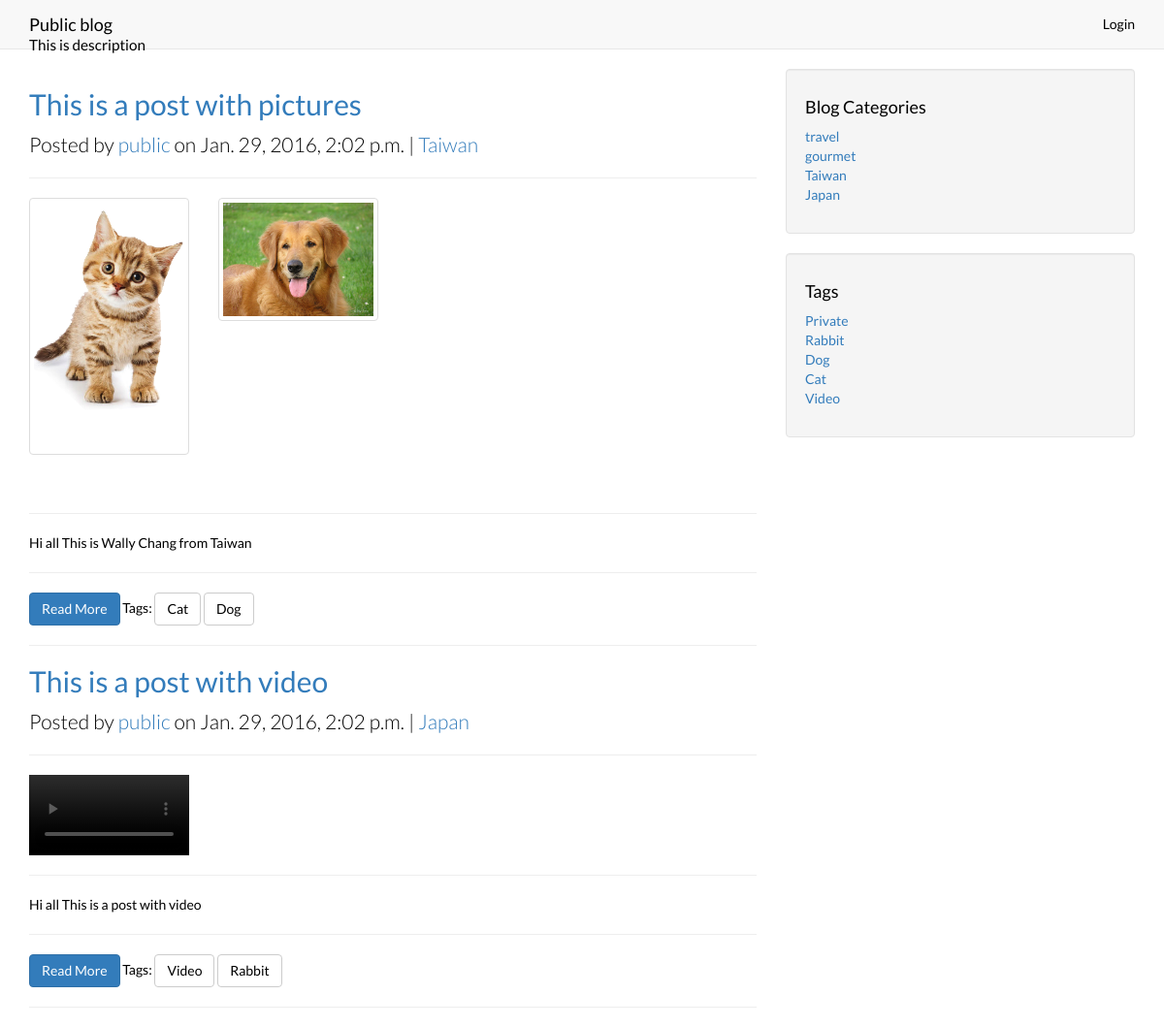
The app's page /blog/public/ with its own data.
### blog/models.py (models this page shows, shortened)
class Blog(models.Model):
	title = models.CharField(max_length=100)
	desc = models.TextField(blank=True)
	domain = models.CharField(max_length=100,blank=True)
	photo = models.URLField(blank=True)
	public = models.BooleanField(blank=True)
	owner = models.ForeignKey(User)
	coverfile = models.FileField(blank=True)

class Post(models.Model):
	title = models.CharField(max_length=100)
	content = models.TextField(blank=True)
	photo = models.URLField(blank=True)
	location = models.CharField(max_length=100)
	created_at = models.DateTimeField(auto_now_add=True)
	author = models.ForeignKey(Blog)
	category = models.ForeignKey(Category,null=True)

class Category(models.Model):
	name = models.CharField(max_length=100)

class Media(models.Model):
	file = models.FileField(upload_to='%Y/%m/%d',null=True)
	post = models.ForeignKey(Post)
	content_type = models.CharField(max_length=20,null=True)
	def __str__(self):
		return u"%s" % (self.file)

class Tag(models.Model):
	post = models.ForeignKey(Post,null=True, blank=True, default = None)
	tag = models.CharField(max_length=100)
	def __str__(self):
		return u"%s" % (self.tag)

### blog/views.py (the view)
# urls.py: url(r'^blog/(?P<username>[-\w]+)/$', blog_detail, name='blog_detail'),
def blog_detail(request,username):
    category,blogtags,blog = get_tags_category(username)
    if request.user.username == username:
        blog.public = True
    cat_pk = request.GET.get('cat', None)
    tag_name = request.GET.get('tag', None)
    post_list = []
    if cat_pk is not None:
        select_category = Category.objects.get(pk=cat_pk)
        post_list = Post.objects.filter(author = blog, category=select_category)
    elif tag_name is not None:
        tag_list = Tag.objects.filter(tag=tag_name)
        for tag in tag_list:
            post_list.append(tag.post)
    else:
        post_list = Post.objects.filter(author = blog)
    for post in post_list:
        post.media = Media.objects.filter(post = post)
        for media in post.media:
            if media.content_type is None:
                pass
            elif re.match('video', media.content_type):
                media.content = 'video'
            elif re.match('image', media.content_type):
                media.content = 'image'
            else:
                pass
        post.tags = Tag.objects.filter(post = post)
    return render(request, 'index.html', {
        'post_list': post_list,
        'blog': blog,
        'category':category,
        'blogtags':blogtags,
        })

### blog/views.py (called while the page is built)
def get_tags_category(username):
    category = Category.objects.all()
    user = User.objects.get(username=username)
    blog = Blog.objects.get( owner = user)
    tagsets = set()
    for tag in Tag.objects.all():
        tagsets.add(tag.tag)
    return category,tagsets,blog

### templates/index.html (shortened to what this page needs)
<!DOCTYPE html>
<html>
    {% load staticfiles %}
    <link href="{% static 'bootstrap.css' %}" rel="stylesheet" type="text/css">
    <link href="{% static 'font-awesome.min.css' %}" rel="stylesheet" type="text/css">
    <head>
    </head>
    <body>
        <div class="navbar navbar-default navbar-static-top">
            <div class="container">
                <div class="navbar-header">
                    <a class="navbar-brand" href="/blog/{{request.user}}"><span>{{blog.title}}<br><small>{{blog.desc}}</small></span></a>
                </div>
                <div class="collapse navbar-collapse" id="navbar-ex-collapse">
                    <ul class="nav navbar-nav navbar-right">
                        {% if request.user.is_authenticated %}
                        <li>
                            <a href="/post/create/">Post</a>
                        </li>
                        <li>
                            <a href="/blog/logout/">Logout</a>
                        </li>
                        {% else %}
                        <li>
                            <a href="/blog/">Login</a>
                        </li>
                        {% endif %}
                    </ul>
                </div>
            </div>
        </div>
        <div class="container">
            <div class="row">
                <div class="col-md-8">
                {% if blog.public %}
                    {% for post in post_list %}
                    <h2>
                        <a href="/blog/{{request.user.username}}/{{ post.pk }}">{{ post.title }} </a>
                    </h2>
                    <p class="lead">
                        Posted by <a href="/blog/{{ post.author.owner.username }}/">{{ post.author.owner.username }}</a>
                         on {{ post.created_at }} | <a href="/blog/{{request.user.username}}?cat={{post.category.pk}}">{{post.category.name}}</a>
                    </p>
                    <hr>
                    {% if post.media.count > 0 %}
                        <div class = "row">
                        {% for media in post.media %}
                            <div class="col-sm-6 col-md-3">
                            {% if media.content == 'image' %}
                                <img class="thumbnail img-responsive" src="/media/{{media}}" alt=""></br>
                            {% elif media.content == 'video' %}
                                <video class="img-responsive" controls>
                                    <source src="/media/{{media}}" type="{{media.content_type}}">
                                </video>
                            {% endif %}
                            </div>
                        {% endfor %}
                        </div>
                    {% endif %}
                    <hr>
                    <p>{{ post.content }}</p>
                    <hr>
                    <a class="btn btn-primary" href="/blog/{{request.user.username}}/{{ post.pk }}">Read More</a>
                        {% if post.tags.count > 0%}
                        Tags:
                        {% for tag in post.tags %}
                            <a class="btn btn-default" href="/blog/{{request.user.username}}?tag={{tag}}">{{tag.tag}}</a>
                        {% endfor %}
                        {% endif %}
                    <hr>
                    {% endfor %}
                {% else %}
                    <h1>This blog is a private blog. Go <a href="/blog/">back</a></h1>
                {% endif %}
                </div>
                <div class="col-md-4">
                    <div class="well">
                        <h4>Blog Categories</h4>
                        <div class="row">
                            <div class="col-lg-6">
                                <ul class="list-unstyled">
                                    {% for category in category %}
                                    <li><a href="/blog/{{request.user.username}}?cat={{category.pk}}">{{category.name}}</a>
                                    </li>
                                    {% endfor %}
                                </ul>
                            </div>
                        </div>
                    </div>
                    <div class="well">
                        <h4>Tags</h4>
                        <div class="row">
                            <div class="col-lg-6">
                                <ul class="list-unstyled">
                                    {% for tag in blogtags %}
                                    <li><a href="/blog/{{request.user.username}}?tag={{tag}}">{{tag}}</a>
                                    </li>
                                    {% endfor %}
                                </ul>
                            </div>
                        </div>
                    </div>
                </div>
            </div>
        </div>
    </body>
</html>

### records on screen
Blog: title "Public blog", desc "This is description"
Post: title "This is a post with pictures", author.owner.username "public", created_at "Jan. 29, 2016, 2:02 p.m.", category.name "Taiwan", content "Hi all This is Wally Chang from Taiwan"
Media: file (picture)
Media: file (picture)
Tag: tag "Cat", blogtags "Cat"
Tag: tag "Dog", blogtags "Dog"
Post: title "This is a post with video", author.owner.username "public", created_at "Jan. 29, 2016, 2:02 p.m.", category.name "Japan", content "Hi all This is a post with video"
Tag: tag "Video", blogtags "Video"
Tag: tag "Rabbit", blogtags "Rabbit"
Category: name "travel"
Category: name "gourmet"
Category: name "Taiwan"
Category: name "Japan"
Tag: blogtags "Private"
